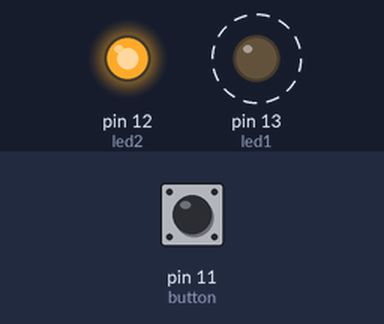
Simulated run of this sketch. Board: Arduino Uno, built with avr-gcc and run on an emulated ATmega328P. Shown: output pins drawn as LEDs (lit = HIGH). Dashed ring = blinking. The inputs (shaded band) are chosen by the test bench; at power-on: pin 11 (button) HIGH.

Above: at 0.1 s.
At 39.75 s:
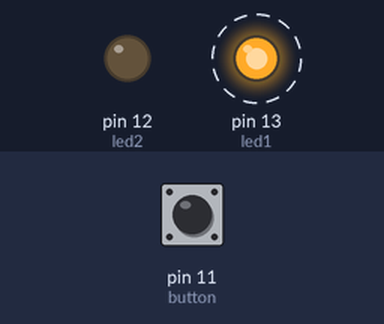
Timing chart, 0 to 40.0 s (numbered marks = the images above):
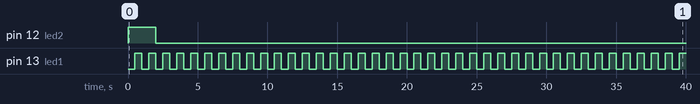

Measured:
- by itself, pin 12 (led2): LOW → HIGH at 0.00 s, → LOW 2.0 s later
- by itself, pin 13 (led1): alternates HIGH for 0.50 s and LOW for 0.50 s

The sketch:

mutitask.ino
```cpp
int led1 = 13;
int led2 = 12;
int button = 11;

unsigned long lastMillis1;
unsigned long lastMillis2;

void setup() {
  pinMode(led1, OUTPUT);
  pinMode(led2, OUTPUT);
  pinMode(button, INPUT_PULLUP);
  lastMillis1 = millis();
  lastMillis2 = millis();
}

void loop() {

  if ((millis() - lastMillis1) >= 500) {
    digitalWrite(led1, !digitalRead(led1));
    lastMillis1 = millis();
  }

  if (!digitalRead(button)) {
    lastMillis2 = millis();
  }

  if (millis() - lastMillis2 <= 2000) {
    digitalWrite(led2, HIGH);
  }
  else {
    digitalWrite(led2, LOW);
  }
}
```
